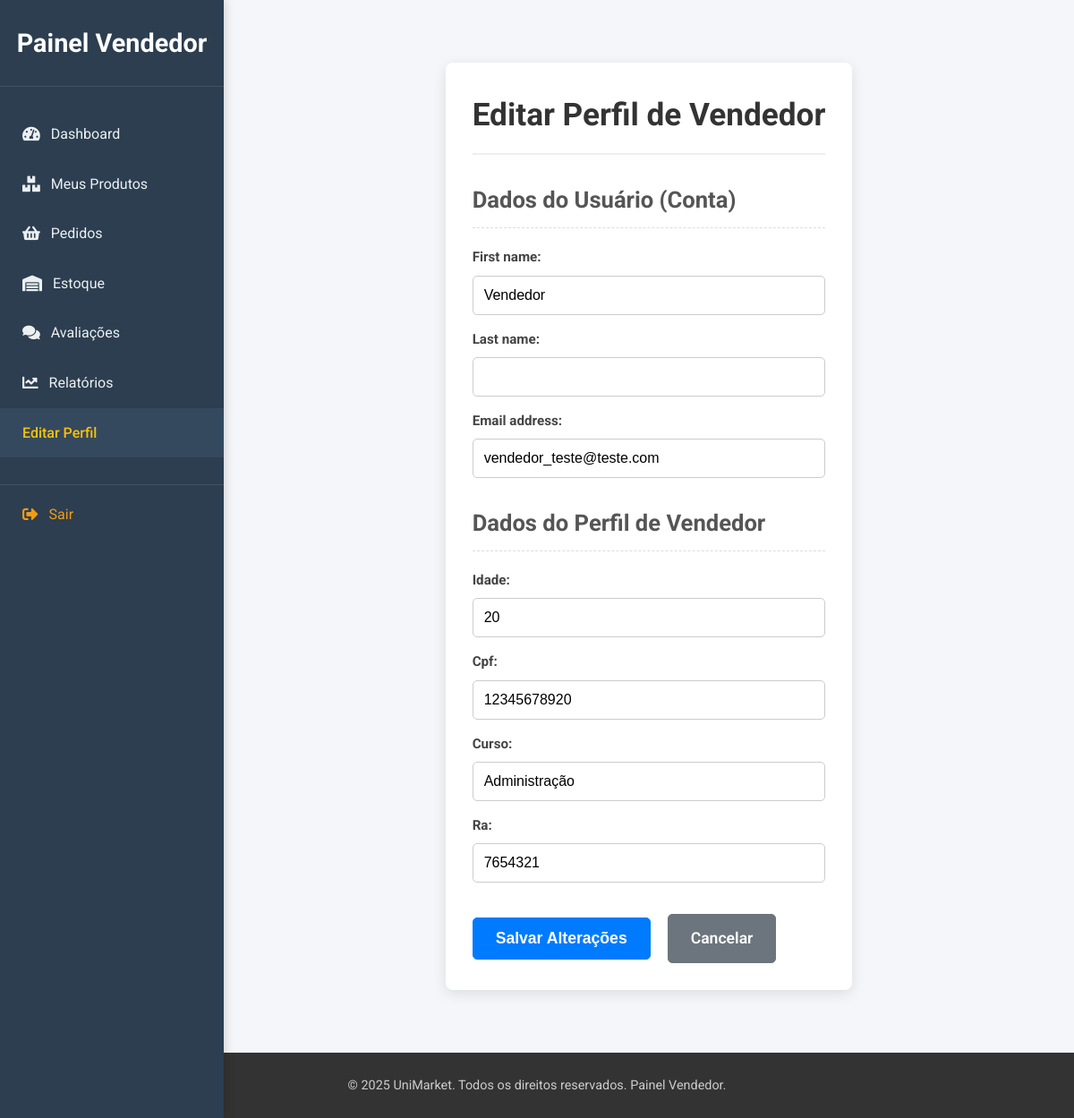
The app's page /vendedor/editar_perfil/ (signed in), older data.
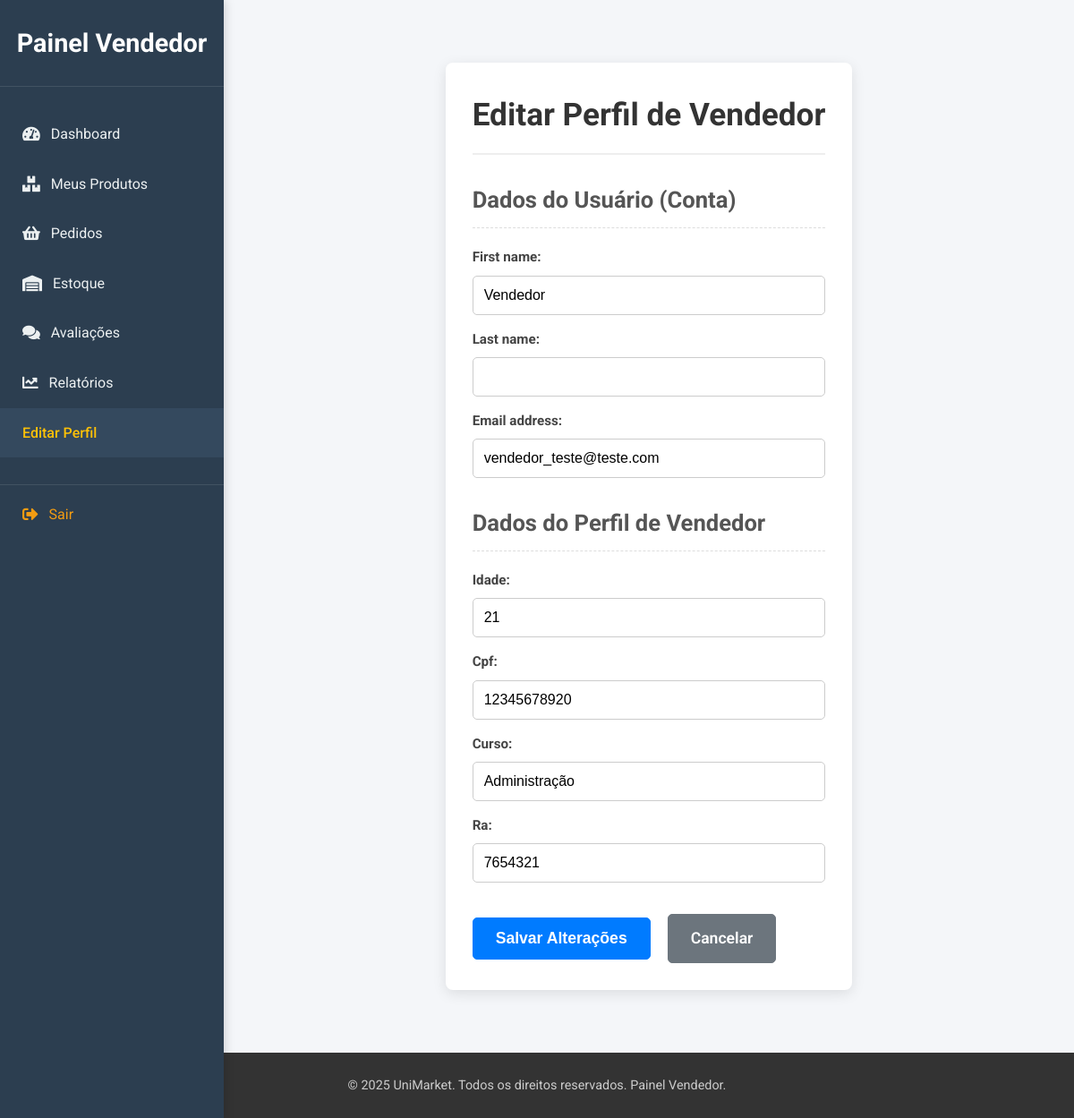
The same page, newer data.
### marketplace/models.py (models this page shows, shortened)
class PerfilVendedor(models.Model):
    user = models.OneToOneField(User, on_delete=models.CASCADE, related_name='perfil_vendedor')
    idade = models.PositiveIntegerField(null=True, blank=True)
    cpf = models.CharField(max_length=14, null=True, blank=True)
    curso = models.CharField(max_length=100, null=True, blank=True)
    ra = models.CharField(max_length=20, null=True, blank=True)

### marketplace/views.py (the view, shortened to what this page needs)
# urls.py: path('vendedor/editar_perfil/', views.EditarPerfilVendedorView.as_view(), name='editar_perfil_vendedor'),
class EditarPerfilVendedorView(LoginRequiredMixin, UserPassesTestMixin, View):
    template_name = 'vendedor/editar_perfil_vendedor.html'
    def test_func(self):
        if not self.request.user.is_authenticated:
            return False
        try:
            self.request.user.perfil_vendedor # CORRIGIDO: de perfilvendedor para perfil_vendedor
            return True
        except PerfilVendedor.DoesNotExist:
            return False
    def get(self, request, *args, **kwargs):
        user_form = UserSellerProfileEditForm(instance=request.user)
        try:
            perfil_vendedor = request.user.perfil_vendedor # CORRIGIDO: de perfilvendedor para perfil_vendedor
            perfil_form = PerfilVendedorEditForm(instance=perfil_vendedor)
        except PerfilVendedor.DoesNotExist:
            perfil_form = PerfilVendedorEditForm()
        context = {
            'user_form': user_form,
            'perfil_form': perfil_form
        }
        return render(request, self.template_name, context)

### marketplace/forms.py (shortened to what this page needs)
class UserSellerProfileEditForm(forms.ModelForm):
    class Meta:
        model = User
        fields = ['first_name', 'last_name', 'email'] # Only these fields for self-editing

class PerfilVendedorEditForm(forms.ModelForm):
    class Meta:
        model = PerfilVendedor
        fields = ['idade', 'cpf', 'curso', 'ra']

### marketplace/templates/vendedor/editar_perfil_vendedor.html (shortened to what this page needs)
{% extends 'vendedor/base_vendedor.html' %}
{% load static %}
{% block extra_css %}
    <link rel="stylesheet" href="{% static 'vendedor/css/cadastro_vendedor.css' %}">
    <link rel="stylesheet" href="{% static 'vendedor/css/global_vendedor.css' %}">
    <link rel="stylesheet" href="{% static 'vendedor/css/navbar_vendedor.css' %}">
    <link rel="stylesheet" href="{% static 'vendedor/css/editar_perfil_vendedor.css' %}">
{% endblock %}
{% block content %}
<div class="container">
    <h2>Editar Perfil de Vendedor</h2>
    <form method="post">
        <h3>Dados do Usuário (Conta)</h3>
        {% for field in user_form %}
            <p>
                {{ field.label_tag }}
                {{ field }}
            </p>
        {% endfor %}
        <h3>Dados do Perfil de Vendedor</h3>
        {% for field in perfil_form %}
            <p>
                {{ field.label_tag }}
                {{ field }}
            </p>
        {% endfor %}
        <button type="submit" class="btn-submit">Salvar Alterações</button>
        <a href="{% url 'marketplace:vendedor_dashboard' %}" class="btn-cancel">Cancelar</a>
    </form>
</div>
{% endblock %}

### marketplace/templates/vendedor/base_vendedor.html (shortened to what this page needs)
{% load static %}
<!DOCTYPE html>
<html lang="pt-br">
<head>
    <link rel="stylesheet" href="https://cdnjs.cloudflare.com/ajax/libs/font-awesome/5.15.3/css/all.min.css">
    <link rel="stylesheet" href="{% static 'vendedor/css/global_vendedor.css' %}">
    <link rel="stylesheet" href="{% static 'vendedor/css/navbar_vendedor.css' %}">
    {% block extra_css %}{% endblock extra_css %}
</head>
<body>
    <div class="site-wrapper-vendedor">
        {% include 'vendedor/navbar_vendedor.html' %}
        <div class="main-content-area">
            <main class="page-content">
                {% block content %}{% endblock content %}
            </main>
        </div>
    </div>
    <footer class="main-footer-vendedor">
        <p>&copy; {% now "Y" %} UniMarket. Todos os direitos reservados. Painel Vendedor.</p>
    </footer>
</body>
</html>

### marketplace/templates/vendedor/navbar_vendedor.html
{% load static %}
<nav class="navbar-vendedor">
    <div class="logo">
        <a href="{% url 'marketplace:vendedor_dashboard' %}">
            <span class="logo-text">Painel Vendedor</span>
        </a>
    </div>
    <ul class="nav-links">
        <li><a href="{% url 'marketplace:vendedor_dashboard' %}" class="{% if request.resolver_match.url_name == 'vendedor_dashboard' %}active{% endif %}"><i class="fas fa-tachometer-alt"></i> Dashboard</a></li>
        <li><a href="{% url 'marketplace:vendedor_produtos' %}" class="{% if request.resolver_match.url_name == 'vendedor_produtos' %}active{% endif %}"><i class="fas fa-boxes"></i> Meus Produtos</a></li>
        <li><a href="{% url 'marketplace:vendedor_pedidos' %}" class="{% if request.resolver_match.url_name == 'vendedor_pedidos' %}active{% endif %}"><i class="fas fa-shopping-basket"></i> Pedidos</a></li>
        <li><a href="{% url 'marketplace:vendedor_estoque' %}" class="{% if request.resolver_match.url_name == 'vendedor_estoque' %}active{% endif %}"><i class="fas fa-warehouse"></i> Estoque</a></li>
        <li><a href="{% url 'marketplace:vendedor_avaliacoes' %}" class="{% if request.resolver_match.url_name == 'vendedor_avaliacoes' %}active{% endif %}"><i class="fas fa-comments"></i> Avaliações</a></li>
        <li><a href="{% url 'marketplace:vendedor_relatorios' %}" class="{% if request.resolver_match.url_name == 'vendedor_relatorios' %}active{% endif %}"><i class="fas fa-chart-line"></i> Relatórios</a></li>
        <li><a href="{% url 'marketplace:editar_perfil_vendedor' %}" class="{% if request.resolver_match.url_name == 'editar_perfil_vendedor' %}active{% endif %}">Editar Perfil</a></li>
        <li><a href="{% url 'marketplace:vendedor_logout' %}" class="logout-link"><i class="fas fa-sign-out-alt"></i> Sair</a></li>
    </ul>
</nav>

### marketplace/static/vendedor/css/global_vendedor.css (style rules this page uses)
* { margin: 0; padding: 0; box-sizing: border-box; }
html, body { height: 100%; margin: 0; padding: 0; }
body { font-family: 'Roboto', sans-serif; background-color: #f4f6f9; color: black; line-height: 1.6; display: flex; flex-direction: column; min-height: 100vh; overflow-x: hidden; }
.site-wrapper-vendedor { display: flex; flex-grow: 1; width: 100%; }
a { text-decoration: none; color: inherit; }
.main-content-area { margin-left: 250px; flex-grow: 1; display: flex; flex-direction: column; }
.page-content { padding: 30px; flex-grow: 1; display: flex; flex-direction: column; }
.btn-submit, .btn-cancel, .btn-action, .btn-primary { display: inline-block; padding: 12px 25px; border-radius: 6px; text-decoration: none; cursor: pointer; transition: background-color 0.3s ease, color 0.3s ease, border-color 0.3s ease; font-weight: 600; font-size: 1em; text-align: center; border: none; }
.btn-submit, .btn-primary { background-color: #28a745; color: white; }
.btn-cancel { background-color: #6c757d; color: white; }
.main-footer-vendedor { text-align: center; padding: 25px; background-color: #333; color: #ccc; font-size: 0.9em; flex-shrink: 0; margin-top: auto; }

### marketplace/static/vendedor/css/navbar_vendedor.css (style rules this page uses)
.navbar-vendedor { width: 250px; background-color: #2c3e50; color: #ecf0f1; padding-top: 25px; position: fixed; height: 100%; overflow-y: auto; box-shadow: 2px 0 10px rgba(0, 0, 0, 0.15); z-index: 1000; transition: width 0.3s ease; }
.navbar-vendedor .logo { text-align: center; padding-bottom: 25px; margin-bottom: 25px; border-bottom: 1px solid rgba(255, 255, 255, 0.1); }
.navbar-vendedor .logo .logo-text { font-size: 1.8em; font-weight: 700; color: #fff; text-decoration: none; display: block; padding: 0 10px; }
.navbar-vendedor ul { list-style: none; padding: 0; margin: 0; }
.navbar-vendedor ul li a { display: flex; align-items: center; padding: 15px 25px; color: #ecf0f1; transition: background-color 0.3s ease, color 0.3s ease; font-weight: 400; }
.navbar-vendedor ul li a:hover, .navbar-vendedor ul li a.active { background-color: #34495e; color: #ffc107; font-weight: 500; }
.navbar-vendedor ul li a i { margin-right: 12px; font-size: 1.1em; }
.navbar-vendedor .logout-link { margin-top: 30px; border-top: 1px solid rgba(255, 255, 255, 0.1); padding-top: 20px; color: #f39c12; }

### marketplace/static/vendedor/css/cadastro_vendedor.css (style rules this page uses)
html, body { margin: 0; padding: 0; height: 100%; width: 100%; font-family: "Arial", sans-serif; line-height: 1.6; overflow: hidden; background-color: #f4f6f8; }

### marketplace/static/vendedor/css/editar_perfil_vendedor.css (style rules this page uses)
html, body { height: 100%; margin: 0; padding: 0; overflow-x: hidden; overflow-y: auto; }
.container { max-width: 800px; margin: 40px auto; padding: 30px; background-color: #ffffff; border-radius: 8px; box-shadow: 0 4px 15px rgba(0, 0, 0, 0.1); }
.container h2 { font-size: 2.2em; color: #333; margin-bottom: 25px; text-align: center; border-bottom: 2px solid #eee; padding-bottom: 15px; }
form h3 { font-size: 1.6em; color: #555; margin-top: 30px; margin-bottom: 20px; padding-bottom: 10px; border-bottom: 1px dashed #ddd; }
form p { margin-bottom: 15px; display: flex; flex-direction: column; }
form label { font-weight: bold; color: #444; margin-bottom: 8px; font-size: 0.95em; }
form input[type="text"], form input[type="email"], form input[type="number"], form textarea { width: 100%; padding: 12px; border: 1px solid #ccc; border-radius: 5px; font-size: 1em; box-sizing: border-box; transition: border-color 0.3s ease, box-shadow 0.3s ease; }
.btn-submit, .btn-cancel { display: inline-block; padding: 12px 25px; border-radius: 5px; text-decoration: none; font-size: 1.1em; cursor: pointer; transition: background-color 0.3s ease, color 0.3s ease, border-color 0.3s ease; text-align: center; margin-top: 20px; margin-right: 15px; }
.btn-submit { background-color: #007bff; color: #ffffff; border: 1px solid #007bff; }
.btn-cancel { background-color: #6c757d; color: #ffffff; border: 1px solid #6c757d; }

Row changes from the older to the newer data that the page shows:
changed PerfilVendedor "Administração": idade "20" → "21"
